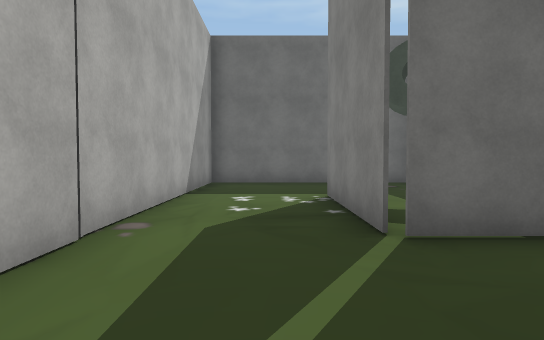
[1] (above)

24 first-person views from a walk through a 3-D level made in the Unity game engine. The camera is 1.5 m above the floor, tilts 2° down and sees 75° across. The floor is counted in squares, 2 m on a side. Each view is taken from the middle of a square. On the plan, view 1 faces up. The plan holds only what a view shows up to about 11 squares ahead; the rest is blank. The place goes on beyond the plan. The player is left out. Some surface patterns are stand-ins.

[2]
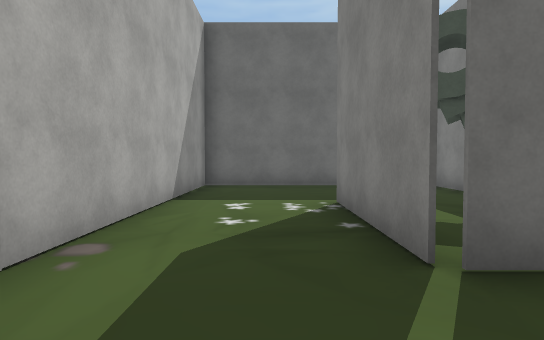

[3]
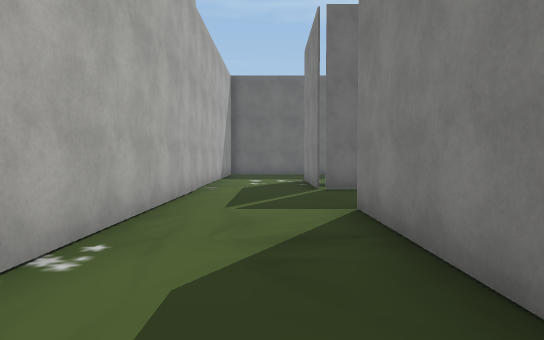

[4]
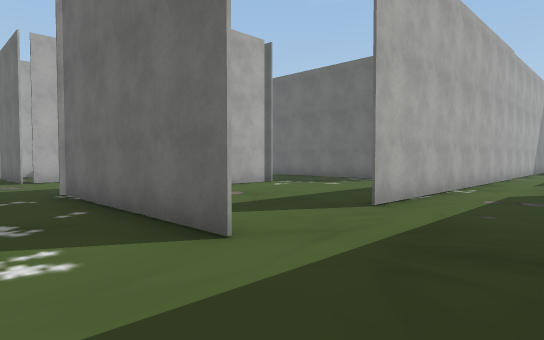

[5]
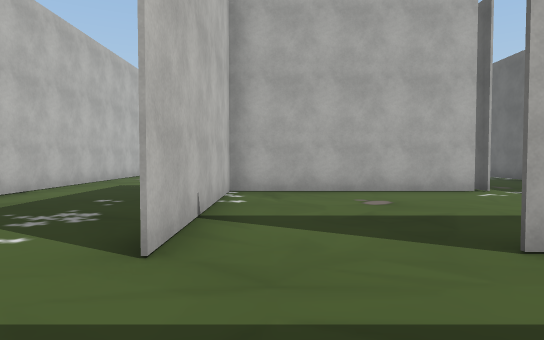

[6]
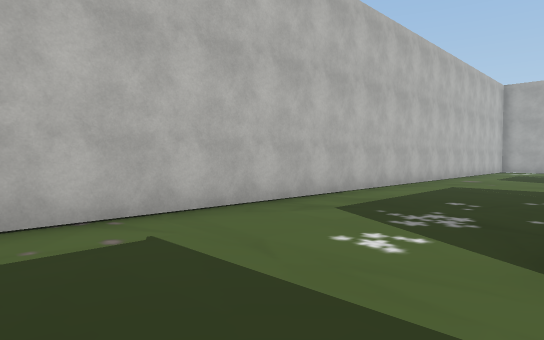

[7]
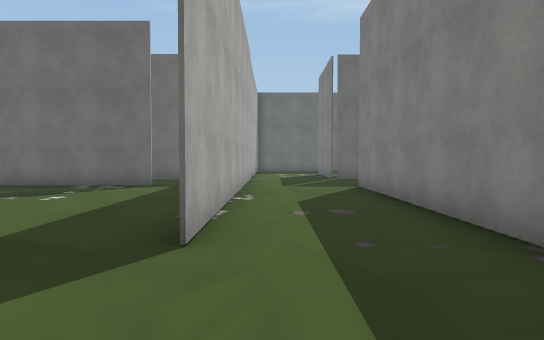

[8]
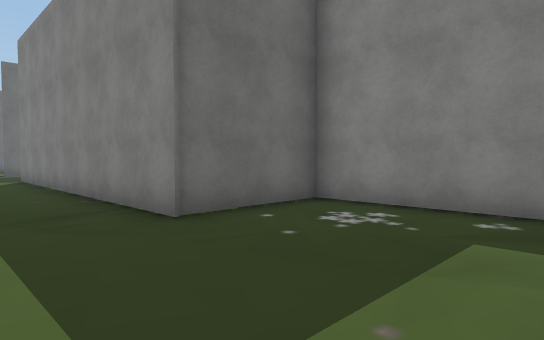

[9]
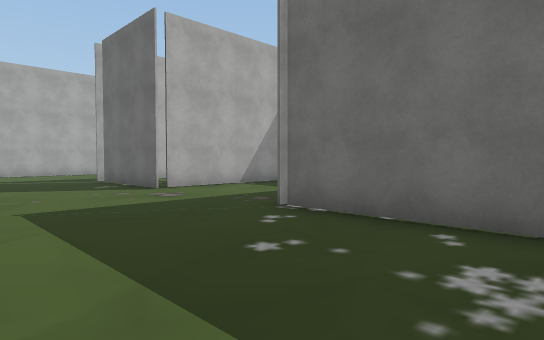

[10]
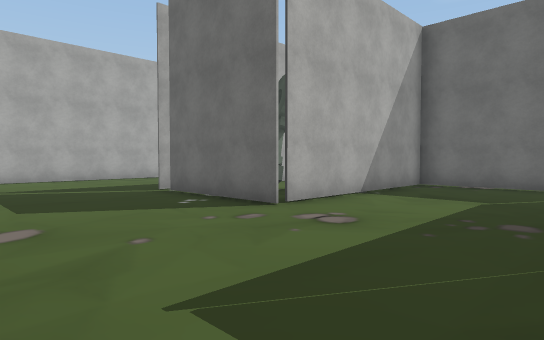

[11]
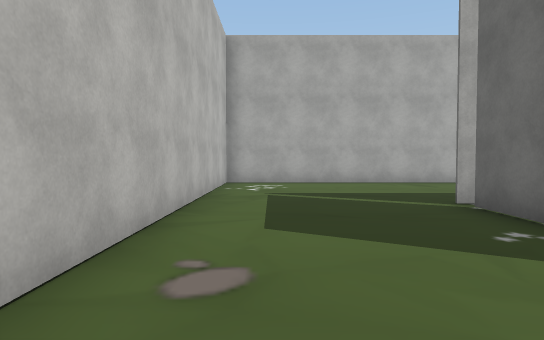

[12]
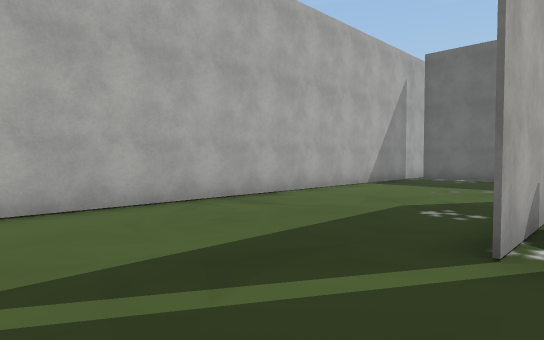

[13]
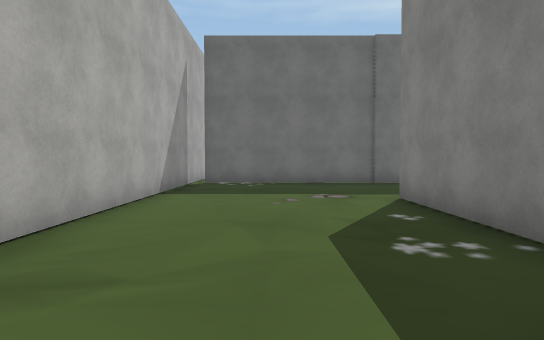

[14]
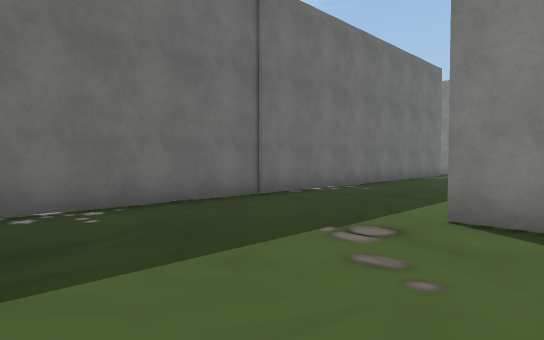

[15]
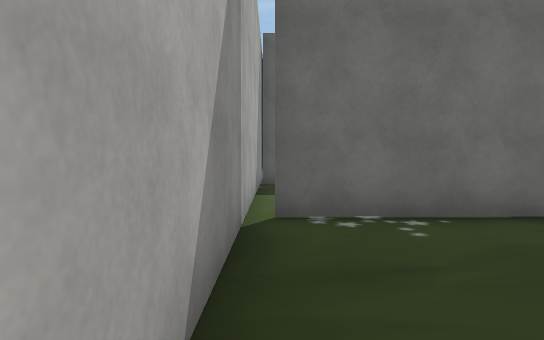

[16]
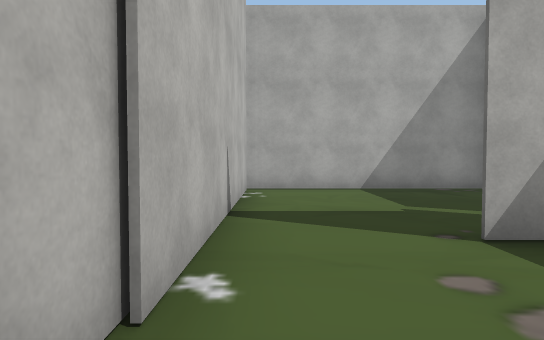

[17]
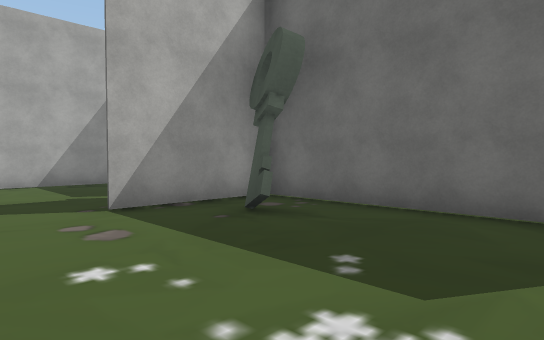

[18]
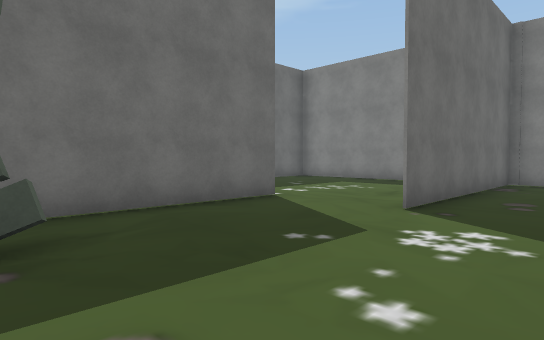

[19]
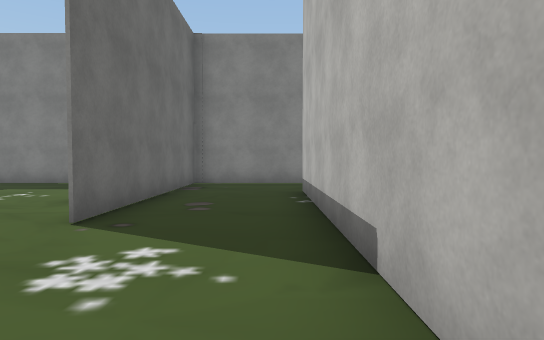

[20]
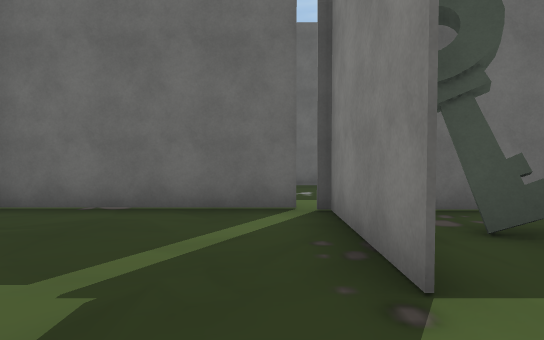

[21]
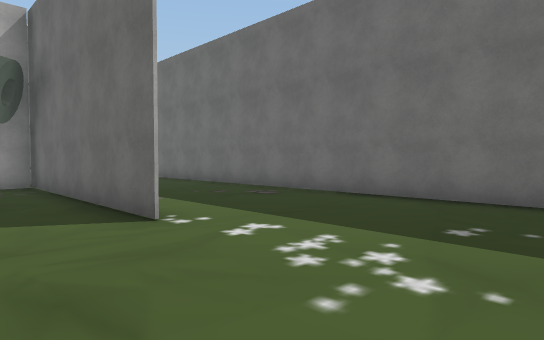

[22]
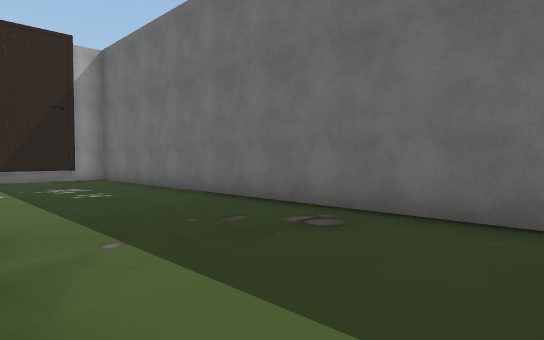

[23]
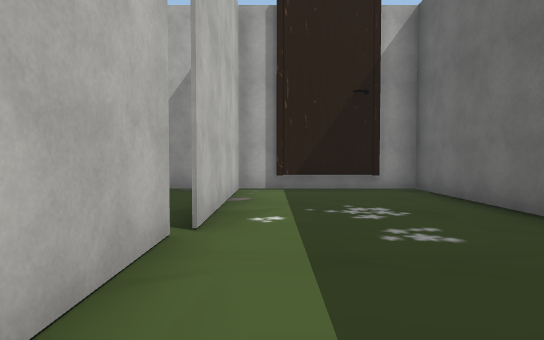

[24]
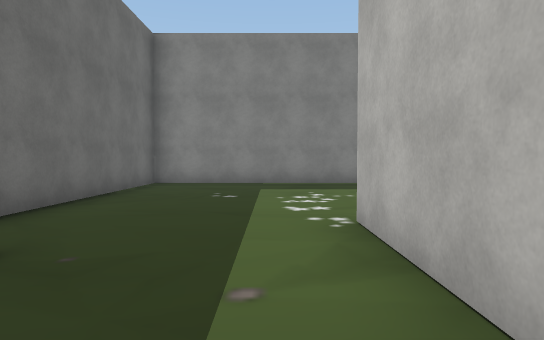

### Floor plan
Ten units are one square. View 1 is at (0, 0); x grows to the right and y downward. Boxes are objects, and circles mark ways between rooms. Rooms are numbered by the first view taken in them; rooms with no view inside come last. Other rooms are left out.
<svg viewBox="-198 -109 245 247">
<path fill="none" stroke="#000" d="M-66 33 -110 33 -110 90 -144 90M-25 89 -15 89M-146 71 -146 91M-147 70 -147 35M-15 90 -69 90M-86 -4 -190 -4M-56 -4 -81 -4M-193 1 -193 133 5 133M42 124 42 90 12 90 12 -1M26 -33 12 -33 12 -69M-17 -74 -17 61M-79 -60 -144 -60M-134 -3 -42 -3M-141 -60 -141 -29M-18 0 -18 -30M-16 -33 -81 -33M-169 -3 -134 -3M-142 -29 -142 -60M-193 -59 -193 1M-146 -62 -192 -62M-142 -60 -79 -60M-19 -104 -193 -104 -193 -59M-192 -62 -146 -62M-18 -30 -18 -104M-68 35 -68 89 -25 89M-41 -4 -56 -4"/>
<rect x="-135" y="65" width="10" height="10" fill="#bbb"><title>key</title></rect>
<rect x="-135" y="-55" width="10" height="10" fill="#bbb"><title>key</title></rect>
<circle cx="-20" cy="75" r="3" fill="#2a7"/>
<circle cx="-60" cy="15" r="3" fill="#2a7"/>
<circle cx="-140" cy="-15" r="3" fill="#2a7"/>
<circle cx="-80" cy="-45" r="3" fill="#2a7"/>
<circle cx="-35" cy="0" r="3" fill="#2a7"/>
<text x="-80" y="70">1</text>
<text x="-90" y="-20">2</text>
<text x="-170" y="-30">3</text>
<text x="-100" y="-80">4</text>
<text x="-40" y="50">5</text>
</svg>
Room 1 opens to room 5. Room 2 opens to room 3. Room 2 opens to room 4. Room 2 opens to room 5.

Where each view was taken, in squares from view 1:
view 1: 0 up, 0 right, facing up
view 2: 1 up, 0 right, facing up
view 3: 5 down, 0 right, facing up
view 4: 11 down, 1 right, facing up-left
view 5: 8 down, 1 right, facing left
view 6: 9 down, 1 right, facing down-left
view 7: 9 down, 1 left, facing up
view 8: 13 down, 1 left, facing up-right
view 9: 13 down, 3 left, facing up-left
view 10: 13 down, 7 left, facing up-left
view 11: 12 down, 9 left, facing left
view 12: 12 down, 14 left, facing up-left
view 13: 10 down, 17 left, facing up
view 14: 5 down, 19 left, facing up-right
view 15: 4 down, 19 left, facing up
view 16: 1 up, 11 left, facing left
view 17: 1 up, 9 left, facing up-left
view 18: 1 up, 13 left, facing up-right
view 19: 1 up, 12 left, facing right
view 20: 1 up, 15 left, facing up
view 21: 4 up, 4 left, facing up-left
view 22: 6 up, 7 left, facing up-left
view 23: 7 up, 11 left, facing left
view 24: 7 up, 12 left, facing right
